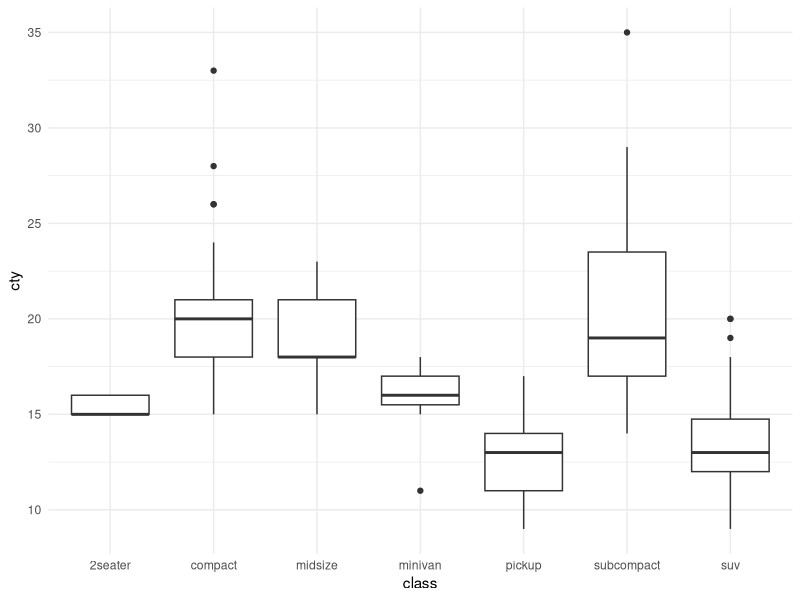
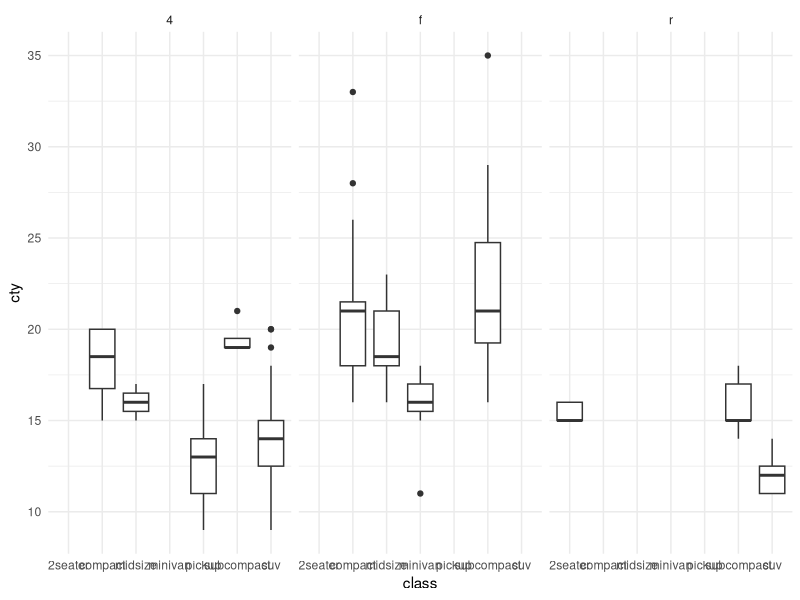

These figures' R source, in order: (Note: this script raises an error after producing the figures.)
## ---- chunk 1
library(tidyverse)
library(knitr)
knitr::opts_chunk$set(echo = TRUE, eval = TRUE)
## ---- chunk 2
kable(mpg[1:5,], caption = "A look at the mpg data set")
## ---- chunk 3
ggplot(data = mpg, aes(x = class, y = cty)) +
  geom_boxplot() +
  theme_minimal()
## ---- chunk 4
ggplot(data = mpg, aes(x = class, y = cty)) +
  geom_boxplot() +
  facet_wrap(~drv) +
  theme_minimal()
## ---- chunk 5
cars + theme(panel.background = element_rect(fill = "ivory"), 
    legend.position = c(0.8, 0.5)) +labs(title = "My favorite plot!", x = "Class", 
    y = "City") <-ggplot(data = mpg, aes(x = class, y = cty,color=class)) +
  geom_boxplot() +
  theme_minimal() +
  theme(axis.text.x = element_text(angle = 90, hjust = 1))
## ---- chunk 6
ggplot(data = mpg, aes(x = class, y = cty, color = class)) +
  geom_boxplot() +
  facet_wrap(~drv) +
  theme_minimal() +
  theme(axis.text.x = element_text(angle = 90, hjust = 1))
## ---- chunk 7
#set colorblind-friendly palette 
cbPalette <- c("#999999", "#E69F00", "#56B4E9", "#009E73", "#F0E442", "#0072B2", "#D55E00", "#CC79A7")
#rainbow palette
rainbow_palette <- c("red", "orange", "yellow", "green", "blue", "purple", "gray")
## ---- chunk 8
ggplot(data = mpg, aes(x = class, y = cty, color = class)) +
  geom_boxplot() +
  facet_wrap(~drv) +
  scale_color_manual(values = cbPalette) +
  theme_minimal() +
  theme(axis.text.x = element_text(angle = 90, hjust = 1))
## ---- chunk 9
ggplot(data = mpg, aes(x = class, y = cty)) +
  geom_boxplot(color = "blue") +
  facet_wrap(~drv) +
  theme_minimal() +
  theme(axis.text.x = element_text(angle = 90, hjust = 1))
## ---- chunk 10
ggplot(data = mpg, aes(x = class, y = cty, fill = class)) +
  geom_boxplot() +
  facet_wrap(~drv) +
  theme_minimal() +
  theme(axis.text.x = element_text(angle = 90, hjust = 1))
## ---- chunk 11
ggplot(data = mpg, aes(x = class, y = cty, fill = class)) +
  geom_boxplot() +
  facet_wrap(~drv) +
  scale_fill_manual(values = cbPalette) +
  theme_minimal() +
  theme(axis.text.x = element_text(angle = 90, hjust = 1))
## ---- chunk 12
ggplot(data = mpg, aes(x = class, y = cty, color = class)) +
  geom_boxplot() +
  facet_wrap(~drv) +
  scale_color_manual(values = cbPalette) +
  theme_minimal() +
  coord_flip()
## ---- chunk 13
ggplot(data = mpg, aes(x = class, y = cty)) +
  geom_boxplot() 
## ---- chunk 14
ggplot(data = mpg, aes(x = class, y = cty)) +
  geom_boxplot() +
  theme(axis.line = element_line(size = 0.5, linetype = "dashed",
                                   colour = "red"))
## ---- chunk 15
ggplot(data = mpg, aes(x = class, y = cty)) +
  geom_boxplot() +
  theme(axis.text.x = element_blank())
## ---- chunk 16
ggplot(data = mpg, aes(x = class, y = cty)) +
  geom_boxplot() +
  theme(plot.background = element_rect(fill = "light blue"))
## ---- chunk 17
kable(diamonds[1:5,], caption = "A look at the diamonds data set")
## ---- chunk 18
ggplot(data = diamonds, aes(x = cut, fill = cut)) +
  geom_bar() +
  ggtitle("Number of Diamonds in Each Cut") +
  theme_minimal()
## ---- chunk 19
ggplot(data = diamonds, aes(x = cut, fill = clarity)) +
  geom_bar() +
  theme_minimal()
## ---- chunk 20
ggplot(data = diamonds, aes(x = cut, fill = clarity)) +
  geom_bar(position = "dodge") +
  theme_minimal()
## ---- chunk 21
kable(Orange[1:5,], caption = "A look at the Orange data set")
## ---- chunk 22
ggplot(Orange, aes(x = age, y = circumference, group = Tree, color = Tree)) +
geom_line() +
theme_minimal()
## ---- chunk 23
ggplot(Orange, aes(x = age, y = circumference)) +
geom_boxplot(aes(group = age)) +
geom_line(aes(group = Tree, color = Tree)) +
theme_minimal()
## ---- chunk 24
ggplot(Orange, aes(x = age, y = circumference, group = Tree)) +
geom_boxplot(aes(group = age)) +
geom_line(aes(color = Tree)) +
theme_minimal()
## ---- chunk 25
kable(iris[1:5,], caption = "A look at the iris data set")
## ---- chunk 26
ggplot(data = iris, aes(x = Petal.Width, y = Petal.Length)) +
  geom_point() +
  theme_minimal()
## ---- chunk 27
ggplot(data = iris, aes(x = Petal.Width, y = Petal.Length, color = Sepal.Length)) +
  geom_point() +
  theme_minimal()
## ---- chunk 28
ggplot(data = iris, aes(x = Petal.Width, y = Petal.Length, size = Sepal.Length)) +
  geom_point() +
  theme_minimal()
## ---- chunk 29
ggplot(data = iris, aes(x = Petal.Width, y = Petal.Length, size= Sepal.Length)) +
  geom_point(alpha = 0.25) +
  theme_minimal()
